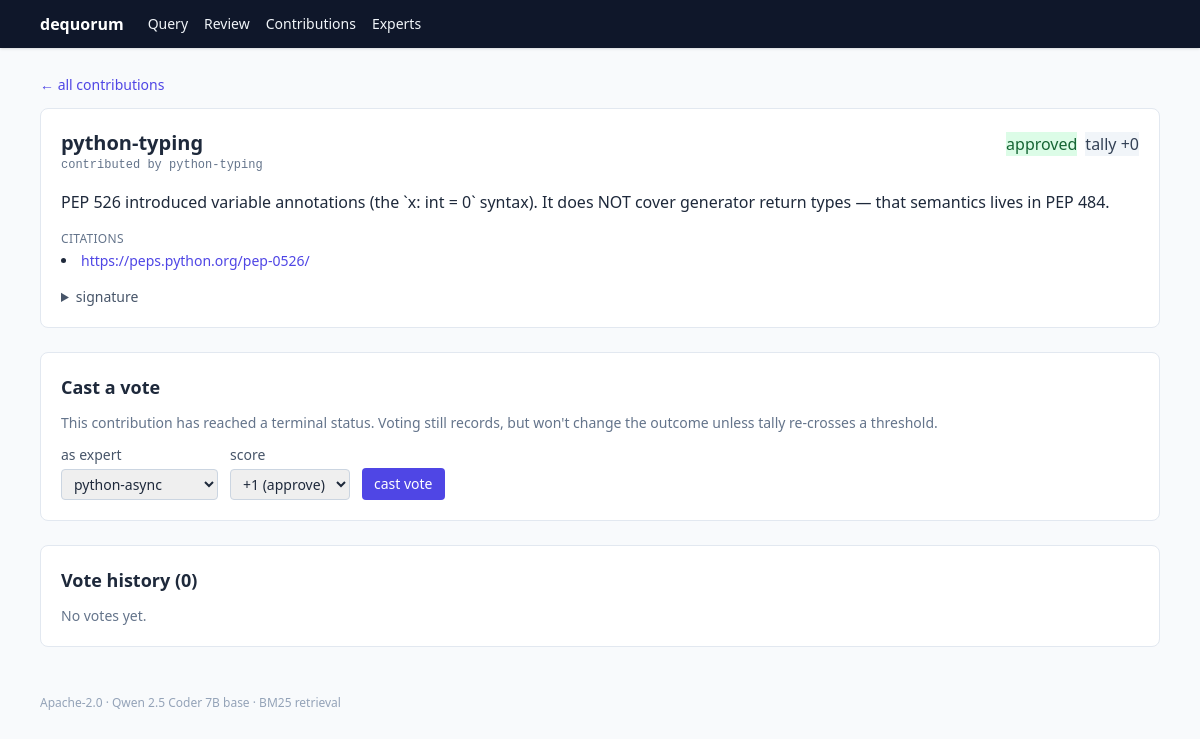
The page /contributions/b1f3a7e22a3040e9c524efc5cb9d0166 on the database its author committed.
### tables this page shows
CREATE TABLE contributions (
    contribution_id TEXT PRIMARY KEY,
    expert_id TEXT NOT NULL,
    contributor_id TEXT NOT NULL,
    text TEXT NOT NULL,
    citations_json TEXT NOT NULL,
    sig_node_id TEXT NOT NULL,
    sig_input_hash TEXT NOT NULL,
    sig_output_hash TEXT NOT NULL,
    sig_digest TEXT NOT NULL
, status TEXT NOT NULL DEFAULT 'approved');

### dequorum/web/app.py (the view)
    @app.get("/contributions/{contribution_id}", response_class=HTMLResponse)
    def contribution_detail(request: Request, contribution_id: str) -> HTMLResponse:
        with _open_store() as store:
            c = store.get(contribution_id)
            if c is None:
                raise HTTPException(status_code=404, detail="contribution not found")
            status = store.get_status(contribution_id)
            tally = store.vote_tally(contribution_id)
            votes = store.votes_for(contribution_id)
        return templates.TemplateResponse(
            request,
            "contribution.html",
            {
                "c": c,
                "status": status,
                "tally": tally,
                "votes": votes,
                "experts": registry.all(),
            },
        )

### dequorum/web/templates/contribution.html (shortened to what this page needs)
{% extends "base.html" %}
{% block content %}
<a href="/contributions" class="text-sm text-indigo-600 hover:underline">&larr; all contributions</a>
<div class="bg-white border border-slate-200 rounded-lg p-5 mt-3">
  <div class="flex items-baseline justify-between gap-3 flex-wrap">
    <div>
      <h1 class="text-xl font-bold">{{ c.expert_id }}</h1>
      <div class="mono text-xs text-slate-500">contributed by {{ c.contributor_id }}</div>
    </div>
    <div class="flex items-center gap-2">
      {% if status == STATUS_APPROVED %}
      <span class="badge bg-green-100 text-green-800">approved</span>
      {% elif status == STATUS_REJECTED %}
      <span class="badge bg-red-100 text-red-800">rejected</span>
      {% else %}
      <span class="badge bg-amber-100 text-amber-800">pending</span>
      {% endif %}
      <span class="badge bg-slate-100 text-slate-700">tally {{ "%+d"|format(tally) }}</span>
    </div>
  </div>
  <p class="text-slate-800 leading-relaxed mt-4">{{ c.text }}</p>
  {% if c.citations %}
  <div class="mt-4">
    <div class="text-xs uppercase tracking-wide text-slate-500 mb-1">citations</div>
    <ul class="list-disc list-inside text-sm space-y-1">
      {% for url in c.citations %}
      <li><a href="{{ url }}" target="_blank" rel="noopener" class="text-indigo-600 hover:underline break-all">{{ url }}</a></li>
      {% endfor %}
    </ul>
  </div>
  {% endif %}
  <details class="mt-4 text-sm">
    <summary class="cursor-pointer text-slate-600">signature</summary>
  </details>
</div>
<div class="bg-white border border-slate-200 rounded-lg p-5 mt-6">
  <h2 class="text-lg font-semibold mb-3">Cast a vote</h2>
  {% if status != STATUS_PENDING %}
  <p class="text-sm text-slate-500 mb-3">This contribution has reached a terminal status. Voting still records, but won't change the outcome unless tally re-crosses a threshold.</p>
  {% endif %}
  <form method="post" action="/contributions/{{ c.contribution_id }}/vote" class="flex flex-wrap items-end gap-3">
    <label class="text-sm">
      <span class="block text-slate-600 mb-1">as expert</span>
      <select name="voter_id" required class="border border-slate-300 rounded px-2 py-1">
        {% for e in experts %}
        {% if e.expert_id != c.contributor_id %}
        <option value="{{ e.expert_id }}">{{ e.expert_id }}</option>
        {% endif %}
        {% endfor %}
      </select>
    </label>
    <label class="text-sm">
      <span class="block text-slate-600 mb-1">score</span>
      <select name="score" class="border border-slate-300 rounded px-2 py-1">
        <option value="1">+1 (approve)</option>
      </select>
    </label>
    <button type="submit" class="bg-indigo-600 text-white rounded px-3 py-1.5 text-sm hover:bg-indigo-700">cast vote</button>
  </form>
</div>
<div class="bg-white border border-slate-200 rounded-lg p-5 mt-6">
  <h2 class="text-lg font-semibold mb-3">Vote history ({{ votes|length }})</h2>
  {% if votes %}
  <ul class="divide-y divide-slate-100 text-sm">
    {% for v in votes %}
    <li class="py-2 flex justify-between">
      <span class="mono">{{ v.voter_id }}</span>
      <span class="mono">{{ "%+d"|format(v.score) }}</span>
    </li>
    {% endfor %}
  </ul>
  {% else %}
  <p class="text-sm text-slate-500">No votes yet.</p>
  {% endif %}
</div>
{% endblock %}

### dequorum/web/templates/base.html (style rules this page uses)
.badge { @apply inline-flex items-center px-2 py-0.5 rounded-md text-xs font-medium; }
.mono { font-family: ui-monospace, SFMono-Regular, Menlo, monospace; }

### rows shown on the page
contributions: expert_id "python-typing", contributor_id "python-typing", text "PEP 526 introduced variable annotations (the `x: int = 0` syntax). It does NOT cover generator return types — that semantics lives in PEP 484.", voter_id "python-async"

### other values the page prints
{{ "%+d"|format(tally) }} "+0"
{{ url }} "https://peps.python.org/pep-0526/"
{{ votes|length }} "0"
